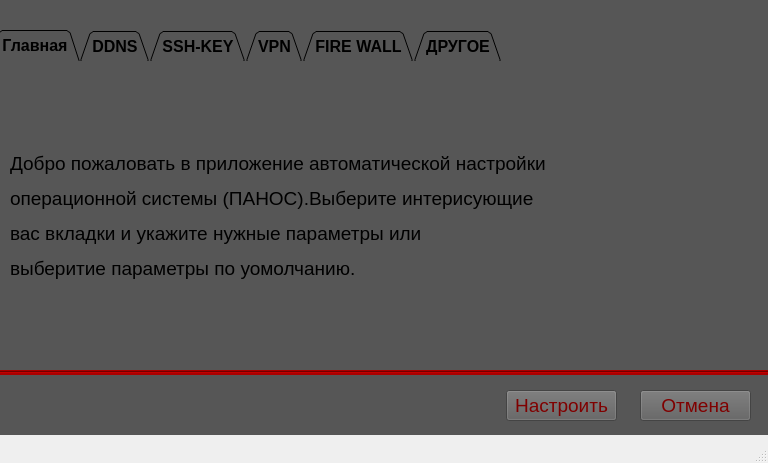
<?xml version="1.0" encoding="UTF-8"?>
<ui version="4.0">
 <class>MainWindow</class>
 <widget class="QMainWindow" name="MainWindow">
  <property name="geometry">
   <rect>
    <x>0</x>
    <y>0</y>
    <width>768</width>
    <height>463</height>
   </rect>
  </property>
  <property name="sizePolicy">
   <sizepolicy hsizetype="Fixed" vsizetype="Fixed">
    <horstretch>0</horstretch>
    <verstretch>0</verstretch>
   </sizepolicy>
  </property>
  <property name="minimumSize">
   <size>
    <width>700</width>
    <height>463</height>
   </size>
  </property>
  <property name="font">
   <font>
    <family>Tahoma</family>
    <pointsize>14</pointsize>
   </font>
  </property>
  <property name="windowTitle">
   <string>MainWindow</string>
  </property>
  <widget class="QWidget" name="centralwidget">
   <property name="maximumSize">
    <size>
     <width>16777215</width>
     <height>450</height>
    </size>
   </property>
   <widget class="QTabWidget" name="page">
    <property name="geometry">
     <rect>
      <x>-10</x>
      <y>30</y>
      <width>781</width>
      <height>342</height>
     </rect>
    </property>
    <property name="sizePolicy">
     <sizepolicy hsizetype="Preferred" vsizetype="Preferred">
      <horstretch>0</horstretch>
      <verstretch>0</verstretch>
     </sizepolicy>
    </property>
    <property name="palette">
     <palette>
      <active>
       <colorrole role="WindowText">
        <brush brushstyle="SolidPattern">
         <color alpha="255">
          <red>255</red>
          <green>255</green>
          <blue>255</blue>
         </color>
        </brush>
       </colorrole>
       <colorrole role="Button">
        <brush brushstyle="SolidPattern">
         <color alpha="255">
          <red>86</red>
          <green>86</green>
          <blue>86</blue>
         </color>
        </brush>
       </colorrole>
       <colorrole role="Light">
        <brush brushstyle="SolidPattern">
         <color alpha="255">
          <red>155</red>
          <green>0</green>
          <blue>0</blue>
         </color>
        </brush>
       </colorrole>
       <colorrole role="Midlight">
        <brush brushstyle="SolidPattern">
         <color alpha="255">
          <red>129</red>
          <green>0</green>
          <blue>0</blue>
         </color>
        </brush>
       </colorrole>
       <colorrole role="Dark">
        <brush brushstyle="SolidPattern">
         <color alpha="255">
          <red>51</red>
          <green>0</green>
          <blue>0</blue>
         </color>
        </brush>
       </colorrole>
       <colorrole role="Mid">
        <brush brushstyle="SolidPattern">
         <color alpha="255">
          <red>68</red>
          <green>0</green>
          <blue>0</blue>
         </color>
        </brush>
       </colorrole>
       <colorrole role="Text">
        <brush brushstyle="SolidPattern">
         <color alpha="255">
          <red>255</red>
          <green>255</green>
          <blue>255</blue>
         </color>
        </brush>
       </colorrole>
       <colorrole role="BrightText">
        <brush brushstyle="SolidPattern">
         <color alpha="255">
          <red>255</red>
          <green>255</green>
          <blue>255</blue>
         </color>
        </brush>
       </colorrole>
       <colorrole role="ButtonText">
        <brush brushstyle="SolidPattern">
         <color alpha="255">
          <red>255</red>
          <green>255</green>
          <blue>255</blue>
         </color>
        </brush>
       </colorrole>
       <colorrole role="Base">
        <brush brushstyle="SolidPattern">
         <color alpha="255">
          <red>86</red>
          <green>86</green>
          <blue>86</blue>
         </color>
        </brush>
       </colorrole>
       <colorrole role="Window">
        <brush brushstyle="SolidPattern">
         <color alpha="255">
          <red>86</red>
          <green>86</green>
          <blue>86</blue>
         </color>
        </brush>
       </colorrole>
       <colorrole role="Shadow">
        <brush brushstyle="SolidPattern">
         <color alpha="255">
          <red>0</red>
          <green>0</green>
          <blue>0</blue>
         </color>
        </brush>
       </colorrole>
       <colorrole role="AlternateBase">
        <brush brushstyle="SolidPattern">
         <color alpha="255">
          <red>51</red>
          <green>0</green>
          <blue>0</blue>
         </color>
        </brush>
       </colorrole>
       <colorrole role="ToolTipBase">
        <brush brushstyle="SolidPattern">
         <color alpha="255">
          <red>255</red>
          <green>255</green>
          <blue>220</blue>
         </color>
        </brush>
       </colorrole>
       <colorrole role="ToolTipText">
        <brush brushstyle="SolidPattern">
         <color alpha="255">
          <red>0</red>
          <green>0</green>
          <blue>0</blue>
         </color>
        </brush>
       </colorrole>
      </active>
      <inactive>
       <colorrole role="WindowText">
        <brush brushstyle="SolidPattern">
         <color alpha="255">
          <red>255</red>
          <green>255</green>
          <blue>255</blue>
         </color>
        </brush>
       </colorrole>
       <colorrole role="Button">
        <brush brushstyle="SolidPattern">
         <color alpha="255">
          <red>86</red>
          <green>86</green>
          <blue>86</blue>
         </color>
        </brush>
       </colorrole>
       <colorrole role="Light">
        <brush brushstyle="SolidPattern">
         <color alpha="255">
          <red>155</red>
          <green>0</green>
          <blue>0</blue>
         </color>
        </brush>
       </colorrole>
       <colorrole role="Midlight">
        <brush brushstyle="SolidPattern">
         <color alpha="255">
          <red>129</red>
          <green>0</green>
          <blue>0</blue>
         </color>
        </brush>
       </colorrole>
       <colorrole role="Dark">
        <brush brushstyle="SolidPattern">
         <color alpha="255">
          <red>51</red>
          <green>0</green>
          <blue>0</blue>
         </color>
        </brush>
       </colorrole>
       <colorrole role="Mid">
        <brush brushstyle="SolidPattern">
         <color alpha="255">
          <red>68</red>
          <green>0</green>
          <blue>0</blue>
         </color>
        </brush>
       </colorrole>
       <colorrole role="Text">
        <brush brushstyle="SolidPattern">
         <color alpha="255">
          <red>255</red>
          <green>255</green>
          <blue>255</blue>
         </color>
        </brush>
       </colorrole>
       <colorrole role="BrightText">
        <brush brushstyle="SolidPattern">
         <color alpha="255">
          <red>255</red>
          <green>255</green>
          <blue>255</blue>
         </color>
        </brush>
       </colorrole>
       <colorrole role="ButtonText">
        <brush brushstyle="SolidPattern">
         <color alpha="255">
          <red>255</red>
          <green>255</green>
          <blue>255</blue>
         </color>
        </brush>
       </colorrole>
       <colorrole role="Base">
        <brush brushstyle="SolidPattern">
         <color alpha="255">
          <red>86</red>
          <green>86</green>
          <blue>86</blue>
         </color>
        </brush>
       </colorrole>
       <colorrole role="Window">
        <brush brushstyle="SolidPattern">
         <color alpha="255">
          <red>86</red>
          <green>86</green>
          <blue>86</blue>
         </color>
        </brush>
       </colorrole>
       <colorrole role="Shadow">
        <brush brushstyle="SolidPattern">
         <color alpha="255">
          <red>0</red>
          <green>0</green>
          <blue>0</blue>
         </color>
        </brush>
       </colorrole>
       <colorrole role="AlternateBase">
        <brush brushstyle="SolidPattern">
         <color alpha="255">
          <red>51</red>
          <green>0</green>
          <blue>0</blue>
         </color>
        </brush>
       </colorrole>
       <colorrole role="ToolTipBase">
        <brush brushstyle="SolidPattern">
         <color alpha="255">
          <red>255</red>
          <green>255</green>
          <blue>220</blue>
         </color>
        </brush>
       </colorrole>
       <colorrole role="ToolTipText">
        <brush brushstyle="SolidPattern">
         <color alpha="255">
          <red>0</red>
          <green>0</green>
          <blue>0</blue>
         </color>
        </brush>
       </colorrole>
      </inactive>
      <disabled>
       <colorrole role="WindowText">
        <brush brushstyle="SolidPattern">
         <color alpha="255">
          <red>51</red>
          <green>0</green>
          <blue>0</blue>
         </color>
        </brush>
       </colorrole>
       <colorrole role="Button">
        <brush brushstyle="SolidPattern">
         <color alpha="255">
          <red>86</red>
          <green>86</green>
          <blue>86</blue>
         </color>
        </brush>
       </colorrole>
       <colorrole role="Light">
        <brush brushstyle="SolidPattern">
         <color alpha="255">
          <red>155</red>
          <green>0</green>
          <blue>0</blue>
         </color>
        </brush>
       </colorrole>
       <colorrole role="Midlight">
        <brush brushstyle="SolidPattern">
         <color alpha="255">
          <red>129</red>
          <green>0</green>
          <blue>0</blue>
         </color>
        </brush>
       </colorrole>
       <colorrole role="Dark">
        <brush brushstyle="SolidPattern">
         <color alpha="255">
          <red>51</red>
          <green>0</green>
          <blue>0</blue>
         </color>
        </brush>
       </colorrole>
       <colorrole role="Mid">
        <brush brushstyle="SolidPattern">
         <color alpha="255">
          <red>68</red>
          <green>0</green>
          <blue>0</blue>
         </color>
        </brush>
       </colorrole>
       <colorrole role="Text">
        <brush brushstyle="SolidPattern">
         <color alpha="255">
          <red>51</red>
          <green>0</green>
          <blue>0</blue>
         </color>
        </brush>
       </colorrole>
       <colorrole role="BrightText">
        <brush brushstyle="SolidPattern">
         <color alpha="255">
          <red>255</red>
          <green>255</green>
          <blue>255</blue>
         </color>
        </brush>
       </colorrole>
       <colorrole role="ButtonText">
        <brush brushstyle="SolidPattern">
         <color alpha="255">
          <red>51</red>
          <green>0</green>
          <blue>0</blue>
         </color>
        </brush>
       </colorrole>
       <colorrole role="Base">
        <brush brushstyle="SolidPattern">
         <color alpha="255">
          <red>86</red>
          <green>86</green>
          <blue>86</blue>
         </color>
        </brush>
       </colorrole>
       <colorrole role="Window">
        <brush brushstyle="SolidPattern">
         <color alpha="255">
          <red>86</red>
          <green>86</green>
          <blue>86</blue>
         </color>
        </brush>
       </colorrole>
       <colorrole role="Shadow">
        <brush brushstyle="SolidPattern">
         <color alpha="255">
          <red>0</red>
          <green>0</green>
          <blue>0</blue>
         </color>
        </brush>
       </colorrole>
       <colorrole role="AlternateBase">
        <brush brushstyle="SolidPattern">
         <color alpha="255">
          <red>103</red>
          <green>0</green>
          <blue>0</blue>
         </color>
        </brush>
       </colorrole>
       <colorrole role="ToolTipBase">
        <brush brushstyle="SolidPattern">
         <color alpha="255">
          <red>255</red>
          <green>255</green>
          <blue>220</blue>
         </color>
        </brush>
       </colorrole>
       <colorrole role="ToolTipText">
        <brush brushstyle="SolidPattern">
         <color alpha="255">
          <red>0</red>
          <green>0</green>
          <blue>0</blue>
         </color>
        </brush>
       </colorrole>
      </disabled>
     </palette>
    </property>
    <property name="font">
     <font>
      <family>Tahoma</family>
      <pointsize>12</pointsize>
      <weight>75</weight>
      <bold>true</bold>
     </font>
    </property>
    <property name="cursor">
     <cursorShape>PointingHandCursor</cursorShape>
    </property>
    <property name="focusPolicy">
     <enum>Qt::ClickFocus</enum>
    </property>
    <property name="contextMenuPolicy">
     <enum>Qt::ActionsContextMenu</enum>
    </property>
    <property name="layoutDirection">
     <enum>Qt::LeftToRight</enum>
    </property>
    <property name="styleSheet">
     <string notr="true">background-color: rgb(86, 86, 86);
border-color: rgb(255, 255, 255);</string>
    </property>
    <property name="tabShape">
     <enum>QTabWidget::Triangular</enum>
    </property>
    <property name="currentIndex">
     <number>0</number>
    </property>
    <property name="iconSize">
     <size>
      <width>50</width>
      <height>16</height>
     </size>
    </property>
    <property name="elideMode">
     <enum>Qt::ElideNone</enum>
    </property>
    <property name="usesScrollButtons">
     <bool>true</bool>
    </property>
    <widget class="QWidget" name="Home">
     <attribute name="title">
      <string>Главная</string>
     </attribute>
     <widget class="QLabel" name="label_2">
      <property name="geometry">
       <rect>
        <x>20</x>
        <y>0</y>
        <width>741</width>
        <height>311</height>
       </rect>
      </property>
      <property name="font">
       <font>
        <family>Tahoma</family>
        <pointsize>14</pointsize>
       </font>
      </property>
      <property name="text">
       <string>&lt;html&gt;&lt;head/&gt;&lt;body&gt;&lt;p&gt;Добро пожаловать в приложение автоматической настройки &lt;/p&gt;&lt;p&gt;операционной системы (ПАНОС).Выберите интерисующие &lt;/p&gt;&lt;p&gt;вас вкладки и укажите нужные параметры или&lt;/p&gt;&lt;p&gt;выберитие параметры по уомолчанию.&lt;/p&gt;&lt;/body&gt;&lt;/html&gt;</string>
      </property>
     </widget>
    </widget>
    <widget class="QWidget" name="DDNSp">
     <property name="sizePolicy">
      <sizepolicy hsizetype="Preferred" vsizetype="Preferred">
       <horstretch>0</horstretch>
       <verstretch>0</verstretch>
      </sizepolicy>
     </property>
     <property name="sizeIncrement">
      <size>
       <width>0</width>
       <height>0</height>
      </size>
     </property>
     <property name="baseSize">
      <size>
       <width>0</width>
       <height>0</height>
      </size>
     </property>
     <property name="layoutDirection">
      <enum>Qt::LeftToRight</enum>
     </property>
     <attribute name="title">
      <string>DDNS</string>
     </attribute>
     <widget class="QCheckBox" name="DDNS">
      <property name="geometry">
       <rect>
        <x>30</x>
        <y>20</y>
        <width>201</width>
        <height>21</height>
       </rect>
      </property>
      <property name="font">
       <font>
        <family>Tahoma</family>
        <pointsize>12</pointsize>
        <weight>75</weight>
        <bold>true</bold>
       </font>
      </property>
      <property name="cursor">
       <cursorShape>PointingHandCursor</cursorShape>
      </property>
      <property name="focusPolicy">
       <enum>Qt::WheelFocus</enum>
      </property>
      <property name="contextMenuPolicy">
       <enum>Qt::ActionsContextMenu</enum>
      </property>
      <property name="text">
       <string>настроить DDNS</string>
      </property>
     </widget>
     <widget class="QWidget" name="gridLayoutWidget">
      <property name="geometry">
       <rect>
        <x>10</x>
        <y>50</y>
        <width>762</width>
        <height>271</height>
       </rect>
      </property>
      <layout class="QGridLayout" name="gridLayout">
       <item row="3" column="2">
        <widget class="QLineEdit" name="DDNSsername">
         <property name="styleSheet">
          <string notr="true">color: rgb(53, 0, 0);
font: 11pt &quot;Tahoma&quot;;</string>
         </property>
        </widget>
       </item>
       <item row="4" column="1">
        <widget class="QLabel" name="drtg">
         <property name="font">
          <font>
           <family>Tahoma</family>
           <pointsize>14</pointsize>
          </font>
         </property>
         <property name="text">
          <string>  конец пула для dhcp</string>
         </property>
        </widget>
       </item>
       <item row="7" column="1">
        <widget class="QLabel" name="label_12">
         <property name="text">
          <string/>
         </property>
        </widget>
       </item>
       <item row="7" column="2">
        <widget class="QLabel" name="label_13">
         <property name="text">
          <string/>
         </property>
        </widget>
       </item>
       <item row="3" column="0">
        <widget class="QLineEdit" name="DDNSdoname">
         <property name="styleSheet">
          <string notr="true">color: rgb(53, 0, 0);
font: 11pt &quot;Tahoma&quot;;</string>
         </property>
        </widget>
       </item>
       <item row="7" column="0">
        <widget class="QLabel" name="label_10">
         <property name="text">
          <string/>
         </property>
        </widget>
       </item>
       <item row="6" column="1">
        <widget class="QLineEdit" name="DDNSranend">
         <property name="styleSheet">
          <string notr="true">color: rgb(53, 0, 0);
font: 11pt &quot;Tahoma&quot;;</string>
         </property>
        </widget>
       </item>
       <item row="2" column="2">
        <widget class="QLabel" name="label_8">
         <property name="font">
          <font>
           <family>Tahoma</family>
           <pointsize>14</pointsize>
          </font>
         </property>
         <property name="text">
          <string>  имя сервера</string>
         </property>
        </widget>
       </item>
       <item row="0" column="0">
        <widget class="QLabel" name="label_3">
         <property name="font">
          <font>
           <family>Tahoma</family>
           <pointsize>14</pointsize>
          </font>
         </property>
         <property name="text">
          <string>  сеть для dhcp</string>
         </property>
        </widget>
       </item>
       <item row="1" column="1">
        <widget class="QLineEdit" name="DDNSmask">
         <property name="font">
          <font>
           <family>Tahoma</family>
           <pointsize>11</pointsize>
           <weight>50</weight>
           <italic>false</italic>
           <bold>false</bold>
          </font>
         </property>
         <property name="styleSheet">
          <string notr="true">color: rgb(53, 0, 0);
font: 11pt &quot;Tahoma&quot;;</string>
         </property>
        </widget>
       </item>
       <item row="0" column="1">
        <widget class="QLabel" name="label_5">
         <property name="font">
          <font>
           <family>Tahoma</family>
           <pointsize>14</pointsize>
           <weight>50</weight>
           <bold>false</bold>
          </font>
         </property>
         <property name="text">
          <string>  маска сети</string>
         </property>
        </widget>
       </item>
       <item row="1" column="0">
        <widget class="QLineEdit" name="DDNSipnet">
         <property name="font">
          <font>
           <family>Tahoma</family>
           <pointsize>11</pointsize>
           <weight>50</weight>
           <italic>false</italic>
           <bold>false</bold>
          </font>
         </property>
         <property name="styleSheet">
          <string notr="true">color: rgb(53, 0, 0);
font: 11pt &quot;Tahoma&quot;;</string>
         </property>
        </widget>
       </item>
       <item row="2" column="0">
        <widget class="QLabel" name="label_6">
         <property name="font">
          <font>
           <family>Tahoma</family>
           <pointsize>14</pointsize>
          </font>
         </property>
         <property name="text">
          <string>  доменное имя</string>
         </property>
        </widget>
       </item>
       <item row="4" column="2">
        <widget class="QLabel" name="label_14">
         <property name="font">
          <font>
           <family>Tahoma</family>
           <pointsize>14</pointsize>
          </font>
         </property>
         <property name="text">
          <string/>
         </property>
        </widget>
       </item>
       <item row="0" column="2">
        <widget class="QLabel" name="label_7">
         <property name="font">
          <font>
           <family>Tahoma</family>
           <pointsize>14</pointsize>
          </font>
         </property>
         <property name="text">
          <string>  ip адрес сервера</string>
         </property>
        </widget>
       </item>
       <item row="1" column="2">
        <widget class="QLineEdit" name="DDNSserip">
         <property name="styleSheet">
          <string notr="true">color: rgb(53, 0, 0);
font: 11pt &quot;Tahoma&quot;;</string>
         </property>
        </widget>
       </item>
       <item row="2" column="1">
        <widget class="QLabel" name="label_9">
         <property name="font">
          <font>
           <family>Tahoma</family>
           <pointsize>14</pointsize>
          </font>
         </property>
         <property name="text">
          <string>  начало пула для dhcp</string>
         </property>
        </widget>
       </item>
       <item row="3" column="1">
        <widget class="QLineEdit" name="DDNSranstart">
         <property name="styleSheet">
          <string notr="true">color: rgb(53, 0, 0);
font: 11pt &quot;Tahoma&quot;;</string>
         </property>
        </widget>
       </item>
      </layout>
     </widget>
     <widget class="QRadioButton" name="DDNSUmol">
      <property name="geometry">
       <rect>
        <x>240</x>
        <y>20</y>
        <width>251</width>
        <height>21</height>
       </rect>
      </property>
      <property name="font">
       <font>
        <family>Tahoma</family>
        <pointsize>12</pointsize>
        <weight>75</weight>
        <bold>true</bold>
       </font>
      </property>
      <property name="cursor">
       <cursorShape>PointingHandCursor</cursorShape>
      </property>
      <property name="text">
       <string>Настройки по умолчанию</string>
      </property>
     </widget>
    </widget>
    <widget class="QWidget" name="SSHp">
     <attribute name="title">
      <string>SSH-KEY</string>
     </attribute>
     <widget class="QCheckBox" name="SSH">
      <property name="geometry">
       <rect>
        <x>30</x>
        <y>20</y>
        <width>311</width>
        <height>21</height>
       </rect>
      </property>
      <property name="font">
       <font>
        <family>Tahoma</family>
        <pointsize>12</pointsize>
        <weight>75</weight>
        <bold>true</bold>
       </font>
      </property>
      <property name="cursor">
       <cursorShape>PointingHandCursor</cursorShape>
      </property>
      <property name="focusPolicy">
       <enum>Qt::WheelFocus</enum>
      </property>
      <property name="contextMenuPolicy">
       <enum>Qt::ActionsContextMenu</enum>
      </property>
      <property name="text">
       <string>настроить SSH по ключам</string>
      </property>
     </widget>
     <widget class="QWidget" name="formLayoutWidget">
      <property name="geometry">
       <rect>
        <x>10</x>
        <y>50</y>
        <width>691</width>
        <height>141</height>
       </rect>
      </property>
      <layout class="QFormLayout" name="formLayout">
       <item row="0" column="0">
        <widget class="QLabel" name="label_11">
         <property name="font">
          <font>
           <family>Tahoma</family>
           <pointsize>14</pointsize>
          </font>
         </property>
         <property name="text">
          <string>  имя пользователя</string>
         </property>
        </widget>
       </item>
       <item row="2" column="0">
        <widget class="QLabel" name="label_15">
         <property name="font">
          <font>
           <family>Tahoma</family>
           <pointsize>14</pointsize>
          </font>
         </property>
         <property name="text">
          <string>  IP пользователя</string>
         </property>
        </widget>
       </item>
       <item row="4" column="0">
        <widget class="QLabel" name="label_16">
         <property name="font">
          <font>
           <family>Tahoma</family>
           <pointsize>14</pointsize>
          </font>
         </property>
         <property name="text">
          <string>  пароль пользователя</string>
         </property>
        </widget>
       </item>
       <item row="0" column="1">
        <widget class="QLineEdit" name="SSHuname">
         <property name="styleSheet">
          <string notr="true">color: rgb(53, 0, 0);
font: 11pt &quot;Tahoma&quot;;</string>
         </property>
        </widget>
       </item>
       <item row="2" column="1">
        <widget class="QLineEdit" name="SSHuip">
         <property name="styleSheet">
          <string notr="true">color: rgb(53, 0, 0);
font: 11pt &quot;Tahoma&quot;;</string>
         </property>
        </widget>
       </item>
       <item row="4" column="1">
        <widget class="QLineEdit" name="SSHpass">
         <property name="styleSheet">
          <string notr="true">color: rgb(53, 0, 0);
font: 11pt &quot;Tahoma&quot;;</string>
         </property>
        </widget>
       </item>
       <item row="1" column="0">
        <widget class="QFrame" name="frame">
         <property name="frameShape">
          <enum>QFrame::StyledPanel</enum>
         </property>
         <property name="frameShadow">
          <enum>QFrame::Raised</enum>
         </property>
        </widget>
       </item>
       <item row="3" column="0">
        <widget class="QFrame" name="frame_2">
         <property name="frameShape">
          <enum>QFrame::StyledPanel</enum>
         </property>
         <property name="frameShadow">
          <enum>QFrame::Raised</enum>
         </property>
        </widget>
       </item>
      </layout>
     </widget>
     <widget class="QLabel" name="label_17">
      <property name="geometry">
       <rect>
        <x>20</x>
        <y>190</y>
        <width>681</width>
        <height>131</height>
       </rect>
      </property>
      <property name="font">
       <font>
        <family>Tahoma</family>
        <pointsize>14</pointsize>
        <weight>75</weight>
        <bold>true</bold>
       </font>
      </property>
      <property name="text">
       <string>&lt;html&gt;&lt;head/&gt;&lt;body&gt;&lt;p&gt;При настройке SSH по ключам вам необходимо будет &lt;/p&gt;&lt;p&gt;написать в командной строке yes/no для подключения &lt;/p&gt;&lt;p&gt;к клиенту или отказа от подключения сразу&lt;/p&gt;&lt;/body&gt;&lt;/html&gt;</string>
      </property>
     </widget>
    </widget>
    <widget class="QWidget" name="VPNp">
     <attribute name="title">
      <string>VPN</string>
     </attribute>
     <widget class="QCheckBox" name="VPN">
      <property name="geometry">
       <rect>
        <x>30</x>
        <y>20</y>
        <width>241</width>
        <height>21</height>
       </rect>
      </property>
      <property name="font">
       <font>
        <family>Tahoma</family>
        <pointsize>12</pointsize>
        <weight>75</weight>
        <bold>true</bold>
       </font>
      </property>
      <property name="cursor">
       <cursorShape>PointingHandCursor</cursorShape>
      </property>
      <property name="focusPolicy">
       <enum>Qt::WheelFocus</enum>
      </property>
      <property name="contextMenuPolicy">
       <enum>Qt::ActionsContextMenu</enum>
      </property>
      <property name="text">
       <string>настроить Open VPN</string>
      </property>
     </widget>
     <widget class="QWidget" name="formLayoutWidget_2">
      <property name="geometry">
       <rect>
        <x>10</x>
        <y>40</y>
        <width>661</width>
        <height>201</height>
       </rect>
      </property>
      <layout class="QFormLayout" name="formLayout_2">
       <item row="0" column="0">
        <widget class="QLabel" name="label_18">
         <property name="font">
          <font>
           <family>Tahoma</family>
           <pointsize>14</pointsize>
          </font>
         </property>
         <property name="text">
          <string>  имя пользователя</string>
         </property>
        </widget>
       </item>
       <item row="0" column="1">
        <widget class="QLineEdit" name="VPNuname">
         <property name="styleSheet">
          <string notr="true">color: rgb(53, 0, 0);
font: 11pt &quot;Tahoma&quot;;</string>
         </property>
        </widget>
       </item>
       <item row="1" column="0">
        <widget class="QFrame" name="frame_3">
         <property name="frameShape">
          <enum>QFrame::StyledPanel</enum>
         </property>
         <property name="frameShadow">
          <enum>QFrame::Raised</enum>
         </property>
        </widget>
       </item>
       <item row="2" column="0">
        <widget class="QLabel" name="label_19">
         <property name="font">
          <font>
           <family>Tahoma</family>
           <pointsize>14</pointsize>
          </font>
         </property>
         <property name="text">
          <string>  IP пользователя</string>
         </property>
        </widget>
       </item>
       <item row="2" column="1">
        <widget class="QLineEdit" name="VPNuip">
         <property name="styleSheet">
          <string notr="true">color: rgb(53, 0, 0);
font: 11pt &quot;Tahoma&quot;;</string>
         </property>
        </widget>
       </item>
       <item row="3" column="0">
        <widget class="QFrame" name="frame_4">
         <property name="frameShape">
          <enum>QFrame::StyledPanel</enum>
         </property>
         <property name="frameShadow">
          <enum>QFrame::Raised</enum>
         </property>
        </widget>
       </item>
       <item row="3" column="1">
        <widget class="QFrame" name="frame_5">
         <property name="frameShape">
          <enum>QFrame::StyledPanel</enum>
         </property>
         <property name="frameShadow">
          <enum>QFrame::Raised</enum>
         </property>
        </widget>
       </item>
       <item row="4" column="0">
        <widget class="QLabel" name="label_20">
         <property name="font">
          <font>
           <family>Tahoma</family>
           <pointsize>14</pointsize>
          </font>
         </property>
         <property name="text">
          <string>  интерфейс</string>
         </property>
        </widget>
       </item>
       <item row="4" column="1">
        <widget class="QLineEdit" name="VPNnic">
         <property name="styleSheet">
          <string notr="true">color: rgb(53, 0, 0);
font: 11pt &quot;Tahoma&quot;;</string>
         </property>
        </widget>
       </item>
       <item row="6" column="0">
        <widget class="QLabel" name="label_21">
         <property name="font">
          <font>
           <family>Tahoma</family>
           <pointsize>14</pointsize>
          </font>
         </property>
         <property name="text">
          <string>  IP сети VPN</string>
         </property>
        </widget>
       </item>
       <item row="6" column="1">
        <widget class="QLineEdit" name="VPNip_mask">
         <property name="styleSheet">
          <string notr="true">color: rgb(53, 0, 0);
font: 11pt &quot;Tahoma&quot;;</string>
         </property>
        </widget>
       </item>
       <item row="5" column="0">
        <widget class="QFrame" name="frame_6">
         <property name="frameShape">
          <enum>QFrame::StyledPanel</enum>
         </property>
         <property name="frameShadow">
          <enum>QFrame::Raised</enum>
         </property>
        </widget>
       </item>
      </layout>
     </widget>
    </widget>
    <widget class="QWidget" name="FireWallp">
     <attribute name="title">
      <string>FIRE WALL</string>
     </attribute>
     <widget class="QCheckBox" name="FW">
      <property name="geometry">
       <rect>
        <x>30</x>
        <y>20</y>
        <width>241</width>
        <height>21</height>
       </rect>
      </property>
      <property name="font">
       <font>
        <family>Tahoma</family>
        <pointsize>12</pointsize>
        <weight>75</weight>
        <bold>true</bold>
       </font>
      </property>
      <property name="cursor">
       <cursorShape>PointingHandCursor</cursorShape>
      </property>
      <property name="focusPolicy">
       <enum>Qt::WheelFocus</enum>
      </property>
      <property name="contextMenuPolicy">
       <enum>Qt::ActionsContextMenu</enum>
      </property>
      <property name="text">
       <string>настроить Fire Wall</string>
      </property>
     </widget>
    </widget>
    <widget class="QWidget" name="Otherp">
     <attribute name="title">
      <string>ДРУГОЕ</string>
     </attribute>
    </widget>
   </widget>
   <widget class="Line" name="line">
    <property name="geometry">
     <rect>
      <x>0</x>
      <y>370</y>
      <width>800</width>
      <height>5</height>
     </rect>
    </property>
    <property name="styleSheet">
     <string notr="true">background-color: rgb(170, 0, 0);</string>
    </property>
    <property name="orientation">
     <enum>Qt::Horizontal</enum>
    </property>
   </widget>
   <widget class="QPushButton" name="setting">
    <property name="geometry">
     <rect>
      <x>506</x>
      <y>390</y>
      <width>111</width>
      <height>31</height>
     </rect>
    </property>
    <property name="styleSheet">
     <string notr="true">background-color: rgb(95, 95, 95);
color: rgb(127, 0, 0);
font: 75 14pt &quot;Tahoma&quot;;</string>
    </property>
    <property name="text">
     <string>Настроить</string>
    </property>
   </widget>
   <widget class="QPushButton" name="cancl">
    <property name="geometry">
     <rect>
      <x>640</x>
      <y>390</y>
      <width>111</width>
      <height>31</height>
     </rect>
    </property>
    <property name="styleSheet">
     <string notr="true">background-color: rgb(95, 95, 95);
color: rgb(127, 0, 0);
font: 75 14pt &quot;Tahoma&quot;;</string>
    </property>
    <property name="text">
     <string>Отмена</string>
    </property>
   </widget>
   <widget class="QLabel" name="label">
    <property name="geometry">
     <rect>
      <x>-4</x>
      <y>0</y>
      <width>811</width>
      <height>461</height>
     </rect>
    </property>
    <property name="styleSheet">
     <string notr="true">
background-color: rgb(86, 86, 86);</string>
    </property>
    <property name="text">
     <string/>
    </property>
   </widget>
   <zorder>label</zorder>
   <zorder>page</zorder>
   <zorder>line</zorder>
   <zorder>setting</zorder>
   <zorder>cancl</zorder>
  </widget>
  <widget class="QStatusBar" name="statusbar"/>
 </widget>
 <resources/>
 <connections/>
</ui>
